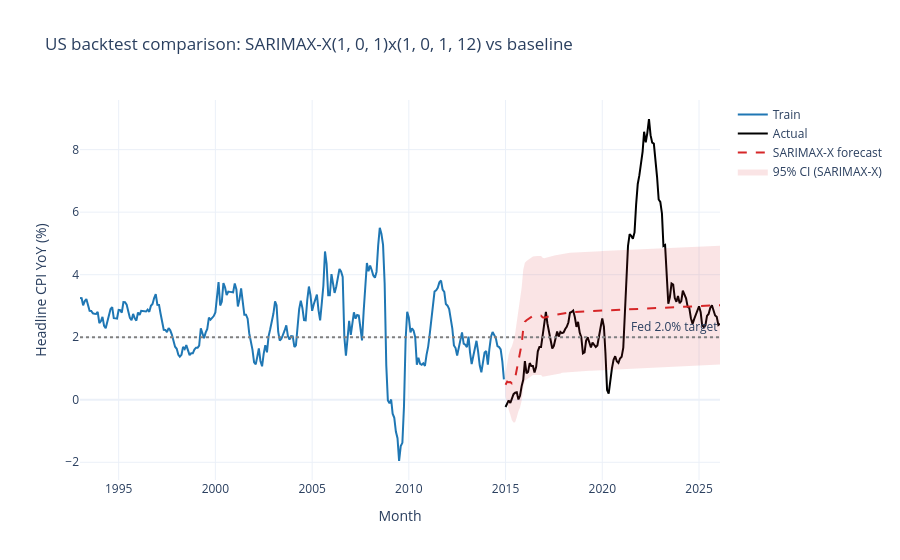

The notebook cell saved with this chart:
### Markdown cell above
# SARIMAX

### Code cell
# ===== SARIMAX-X backtest: train through 2014, test 2015-Feb 2026 =====

# Step 1 — forecast trimmed mean separately
tm_train = df.loc[TRAIN_START:BACKTEST_END, 'trimmed_mean_yoy'].dropna()
tm_test  = df.loc['2015-01-01':CUTOFF,        'trimmed_mean_yoy'].dropna()

tm_results = []
for p, d, q in product(range(0, 3), range(0, 2), range(0, 3)):
    if p == 0 and q == 0: continue
    try:
        m = SARIMAX(tm_train, order=(p, d, q), seasonal_order=(0, 0, 1, SEASONAL_M),
                    enforce_stationarity=False, enforce_invertibility=False).fit(disp=False)
        tm_results.append({'order': (p, d, q), 'aic': m.aic})
    except Exception:
        continue
tm_best_order = pd.DataFrame(tm_results).sort_values('aic').iloc[0]['order']
print(f'Trimmed mean ARIMA: {tm_best_order}x(0,0,1,{SEASONAL_M})')

tm_model = SARIMAX(tm_train, order=tm_best_order, seasonal_order=(0, 0, 1, SEASONAL_M),
                   enforce_stationarity=False, enforce_invertibility=False).fit(disp=False)
tm_forecast = tm_model.get_forecast(steps=len(tm_test)).predicted_mean.values

# Step 2 — fit headline SARIMAX-X with trimmed mean as exog
hl_train = df.loc[TRAIN_START:BACKTEST_END, 'headline_yoy'].dropna()
hl_test  = df.loc['2015-01-01':CUTOFF,        'headline_yoy'].dropna()

# Align trimmed-mean exog with headline train index (drop any rows where TM is missing)
common_train = hl_train.index.intersection(df['trimmed_mean_yoy'].dropna().index)
hl_train = hl_train.loc[common_train]
exog_train = df.loc[common_train, 'trimmed_mean_yoy'].values.reshape(-1, 1)

# Align TM forecast length with hl_test length
common_test = hl_test.index.intersection(tm_test.index)
hl_test = hl_test.loc[common_test]
tm_forecast = tm_forecast[:len(hl_test)]

hlx_results = []
for p, d, q, P, D, Q in product(range(0, 3), range(0, 2), range(0, 3),
                                 range(0, 2), range(0, 2), range(0, 2)):
    if p == 0 and q == 0 and P == 0 and Q == 0: continue
    try:
        m = SARIMAX(hl_train, exog=exog_train, order=(p, d, q),
                    seasonal_order=(P, D, Q, SEASONAL_M),
                    enforce_stationarity=False, enforce_invertibility=False).fit(disp=False)
        hlx_results.append({'order': (p, d, q), 'seasonal': (P, D, Q, SEASONAL_M),
                            'aic': m.aic})
    except Exception:
        continue
hlx_df = pd.DataFrame(hlx_results).sort_values('aic').reset_index(drop=True)
print('\nTop 5 SARIMAX-X models by AIC:')
print(hlx_df.head().to_string(index=False))

best_x_order    = hlx_df.iloc[0]['order']
best_x_seasonal = hlx_df.iloc[0]['seasonal']

# Step 3 — refit best, forecast headline using forecasted trimmed mean as exog
best_x = SARIMAX(hl_train, exog=exog_train, order=best_x_order,
                 seasonal_order=best_x_seasonal,
                 enforce_stationarity=False, enforce_invertibility=False).fit(disp=False)

exog_test = tm_forecast.reshape(-1, 1)
fcx_obj = best_x.get_forecast(steps=len(hl_test), exog=exog_test)
fcx_mean = fcx_obj.predicted_mean
fcx_ci80 = fcx_obj.conf_int(alpha=0.20)
fcx_ci95 = fcx_obj.conf_int(alpha=0.05)

# Step 4 — metrics, compare to baseline ARIMA
actual = hl_test.values
predicted = fcx_mean.values
rmse_x = np.sqrt(np.mean((actual - predicted)**2))
mae_x  = np.mean(np.abs(actual - predicted))
print(f'\nSARIMAX-X backtest: RMSE={rmse_x:.3f} pp, MAE={mae_x:.3f} pp')
print(f'Baseline ARIMA:     RMSE={rmse:.3f} pp, MAE={mae:.3f} pp')
print(f'Improvement:        RMSE Δ={rmse - rmse_x:+.3f} pp, MAE Δ={mae - mae_x:+.3f} pp')

# Step 5 — overlay both backtests
fig_btx = go.Figure()
fig_btx.add_trace(go.Scatter(x=hl_train.index, y=hl_train.values, mode='lines',
                             name='Train', line=dict(color='#1f77b4')))
fig_btx.add_trace(go.Scatter(x=hl_test.index, y=hl_test.values, mode='lines',
                             name='Actual', line=dict(color='black', width=2)))
fig_btx.add_trace(go.Scatter(x=hl_test.index, y=predicted, mode='lines',
                             name='SARIMAX-X forecast',
                             line=dict(color='#d62728', dash='dash', width=2)))
fig_btx.add_trace(go.Scatter(x=list(hl_test.index) + list(hl_test.index[::-1]),
                             y=list(fcx_ci95.iloc[:, 1]) + list(fcx_ci95.iloc[::-1, 0]),
                             fill='toself', fillcolor='rgba(214,39,40,0.12)',
                             line=dict(width=0), name='95% CI (SARIMAX-X)'))
fig_btx.add_hline(y=MU_ANCHOR, line_dash='dot', line_color='grey',
                 annotation_text=f'Fed {MU_ANCHOR}% target')
fig_btx.update_layout(
    title=f'US backtest comparison: SARIMAX-X{best_x_order}x{best_x_seasonal} vs baseline',
    xaxis_title='Month', yaxis_title='Headline CPI YoY (%)',
    template='plotly_white', hovermode='x unified')
fig_btx.show()

### Figure 1 — Plotly figure (JSON) as saved in the notebook; plotly's stock layout.template omitted (floating-point values rounded to 4 significant figures; data arrays with more than 128 entries replaced by an {"elided": "..."} marker saying what was removed)
{"data": [{"line": {"color": "#1f77b4"}, "mode": "lines", "name": "Train", "type": "scatter", "x": {"elided": "264 str values"}, "y": {"elided": "264 float values"}}, {"line": {"color": "black", "width": 2}, "mode": "lines", "name": "Actual", "type": "scatter", "x": {"elided": "133 str values"}, "y": {"elided": "133 float values"}}, {"line": {"color": "#d62728", "dash": "dash", "width": 2}, "mode": "lines", "name": "SARIMAX-X forecast", "type": "scatter", "x": {"elided": "133 str values"}, "y": {"elided": "133 float values"}}, {"fill": "toself", "fillcolor": "rgba(214,39,40,0.12)", "line": {"width": 0}, "name": "95% CI (SARIMAX-X)", "type": "scatter", "x": {"elided": "266 str values"}, "y": {"elided": "266 float values"}}], "layout": {"annotations": [{"showarrow": false, "text": "Fed 2.0% target", "x": 1, "xanchor": "right", "xref": "x domain", "y": 2, "yanchor": "bottom", "yref": "y"}], "hovermode": "x unified", "shapes": [{"line": {"color": "grey", "dash": "dot"}, "type": "line", "x0": 0, "x1": 1, "xref": "x domain", "y0": 2, "y1": 2, "yref": "y"}], "title": {"text": "US backtest comparison: SARIMAX-X(1, 0, 1)x(1, 0, 1, 12) vs baseline"}, "xaxis": {"title": {"text": "Month"}}, "yaxis": {"title": {"text": "Headline CPI YoY (%)"}}}}
